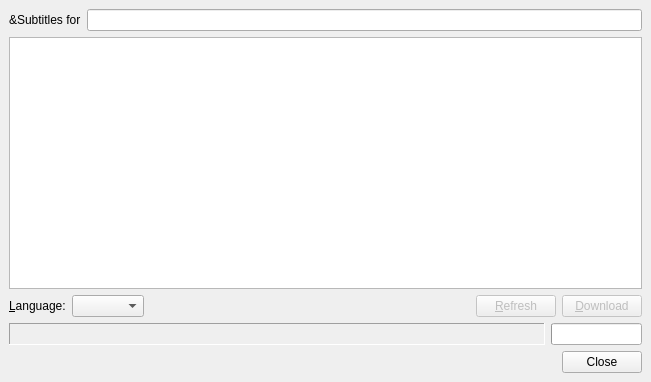
<ui version="4.0" >
 <class>FindSubtitlesDialog</class>
 <widget class="QDialog" name="FindSubtitlesDialog" >
  <property name="geometry" >
   <rect>
    <x>0</x>
    <y>0</y>
    <width>651</width>
    <height>382</height>
   </rect>
  </property>
  <property name="windowTitle" >
   <string>Find Subtitles</string>
  </property>
  <layout class="QVBoxLayout" >
   <property name="margin" >
    <number>9</number>
   </property>
   <property name="spacing" >
    <number>6</number>
   </property>
   <item>
    <layout class="QHBoxLayout" >
     <property name="margin" >
      <number>0</number>
     </property>
     <property name="spacing" >
      <number>6</number>
     </property>
     <item>
      <widget class="QLabel" name="subtitles_for_label" >
       <property name="text" >
        <string>&amp;Subtitles for</string>
       </property>
      </widget>
     </item>
     <item>
      <widget class="FileChooser" name="file_chooser" />
     </item>
    </layout>
   </item>
   <item>
    <widget class="QTreeView" name="view" />
   </item>
   <item>
    <layout class="QHBoxLayout" >
     <property name="margin" >
      <number>0</number>
     </property>
     <property name="spacing" >
      <number>6</number>
     </property>
     <item>
      <widget class="QLabel" name="filter_language_label" >
       <property name="text" >
        <string>&amp;Language:</string>
       </property>
       <property name="buddy" >
        <cstring>language_filter</cstring>
       </property>
      </widget>
     </item>
     <item>
      <widget class="QComboBox" name="language_filter" >
       <property name="editable" >
        <bool>false</bool>
       </property>
      </widget>
     </item>
     <item>
      <spacer>
       <property name="orientation" >
        <enum>Qt::Horizontal</enum>
       </property>
       <property name="sizeHint" >
        <size>
         <width>40</width>
         <height>20</height>
        </size>
       </property>
      </spacer>
     </item>
     <item>
      <widget class="QPushButton" name="refresh_button" >
       <property name="enabled" >
        <bool>false</bool>
       </property>
       <property name="text" >
        <string>&amp;Refresh</string>
       </property>
      </widget>
     </item>
     <item>
      <widget class="QPushButton" name="download_button" >
       <property name="enabled" >
        <bool>false</bool>
       </property>
       <property name="text" >
        <string>&amp;Download</string>
       </property>
      </widget>
     </item>
    </layout>
   </item>
   <item>
    <layout class="QHBoxLayout" >
     <property name="margin" >
      <number>0</number>
     </property>
     <property name="spacing" >
      <number>6</number>
     </property>
     <item>
      <widget class="QLabel" name="status" >
       <property name="sizePolicy" >
        <sizepolicy>
         <hsizetype>7</hsizetype>
         <vsizetype>5</vsizetype>
         <horstretch>0</horstretch>
         <verstretch>0</verstretch>
        </sizepolicy>
       </property>
       <property name="frameShape" >
        <enum>QFrame::Panel</enum>
       </property>
       <property name="frameShadow" >
        <enum>QFrame::Sunken</enum>
       </property>
       <property name="text" >
        <string/>
       </property>
      </widget>
     </item>
     <item>
      <widget class="QProgressBar" name="progress" >
       <property name="sizePolicy" >
        <sizepolicy>
         <hsizetype>5</hsizetype>
         <vsizetype>0</vsizetype>
         <horstretch>0</horstretch>
         <verstretch>0</verstretch>
        </sizepolicy>
       </property>
       <property name="value" >
        <number>0</number>
       </property>
       <property name="textVisible" >
        <bool>false</bool>
       </property>
       <property name="orientation" >
        <enum>Qt::Horizontal</enum>
       </property>
      </widget>
     </item>
    </layout>
   </item>
   <item>
    <widget class="QDialogButtonBox" name="buttonBox" >
     <property name="orientation" >
      <enum>Qt::Horizontal</enum>
     </property>
     <property name="standardButtons" >
      <set>QDialogButtonBox::Close</set>
     </property>
    </widget>
   </item>
  </layout>
 </widget>
 <customwidgets>
  <customwidget>
   <class>FileChooser</class>
   <extends>QLineEdit</extends>
   <header>filechooser.h</header>
  </customwidget>
 </customwidgets>
 <resources/>
 <connections>
  <connection>
   <sender>buttonBox</sender>
   <signal>accepted()</signal>
   <receiver>FindSubtitlesDialog</receiver>
   <slot>accept()</slot>
   <hints>
    <hint type="sourcelabel" >
     <x>248</x>
     <y>254</y>
    </hint>
    <hint type="destinationlabel" >
     <x>157</x>
     <y>274</y>
    </hint>
   </hints>
  </connection>
  <connection>
   <sender>buttonBox</sender>
   <signal>rejected()</signal>
   <receiver>FindSubtitlesDialog</receiver>
   <slot>reject()</slot>
   <hints>
    <hint type="sourcelabel" >
     <x>316</x>
     <y>260</y>
    </hint>
    <hint type="destinationlabel" >
     <x>286</x>
     <y>274</y>
    </hint>
   </hints>
  </connection>
 </connections>
</ui>
